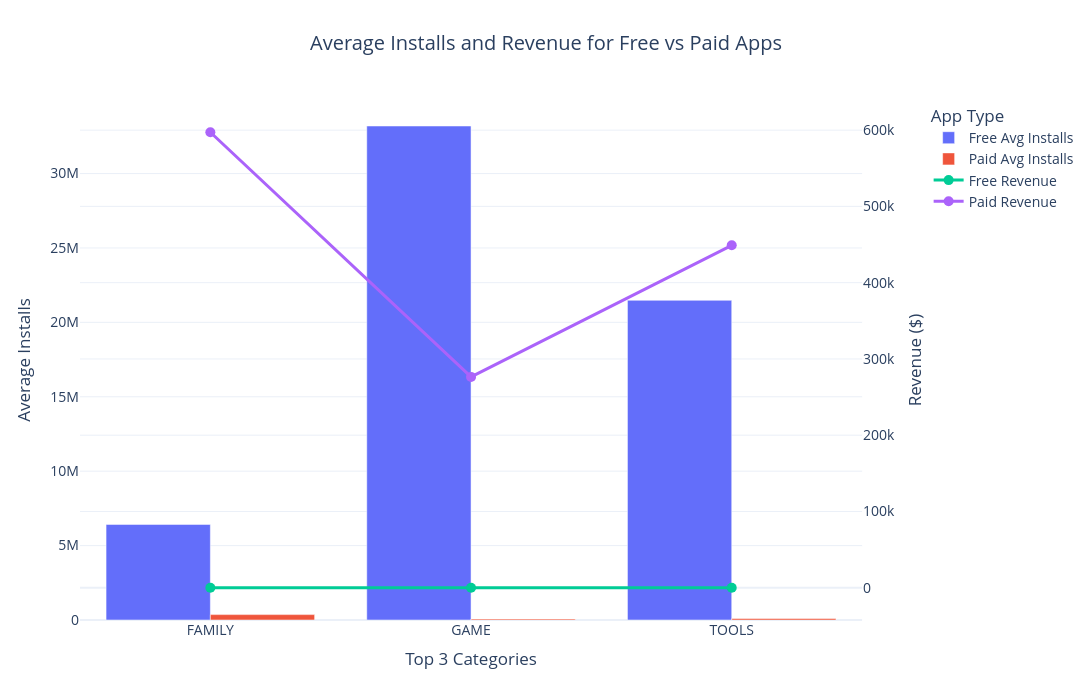

Write notebook code for a chart like this one.
### Code cell
fig.update_yaxes(
    title_text="Average Installs",
    secondary_y=False
)

fig.update_yaxes(
    title_text="Revenue ($)",
    secondary_y=True
)

### Figure 1 — Plotly figure (JSON) as saved in the notebook; plotly's stock layout.template omitted (floating-point values rounded to 4 significant figures)
{"data": [{"name": "Free Avg Installs", "type": "bar", "x": ["FAMILY", "GAME", "TOOLS"], "xaxis": "x", "y": [6424000.0, 33190000.0, 21480000.0], "yaxis": "y"}, {"name": "Paid Avg Installs", "type": "bar", "x": ["FAMILY", "GAME", "TOOLS"], "xaxis": "x", "y": [361700.0, 67140.0, 100000.0], "yaxis": "y"}, {"line": {"width": 3}, "marker": {"size": 10}, "mode": "lines+markers", "name": "Free Revenue", "type": "scatter", "x": ["FAMILY", "GAME", "TOOLS"], "xaxis": "x", "y": [0.0, 0.0, 0.0], "yaxis": "y2"}, {"line": {"width": 3}, "marker": {"size": 10}, "mode": "lines+markers", "name": "Paid Revenue", "type": "scatter", "x": ["FAMILY", "GAME", "TOOLS"], "xaxis": "x", "y": [597200.0, 276500.0, 449000.0], "yaxis": "y2"}], "layout": {"font": {"size": 14}, "height": 700, "hovermode": "x unified", "legend": {"title": {"text": "App Type"}}, "title": {"text": "Average Installs and Revenue for Free vs Paid Apps", "x": 0.5}, "width": 1200, "xaxis": {"anchor": "y", "domain": [0, 0.94], "title": {"text": "Top 3 Categories"}}, "yaxis": {"anchor": "x", "domain": [0, 1], "title": {"text": "Average Installs"}}, "yaxis2": {"anchor": "x", "overlaying": "y", "side": "right", "title": {"text": "Revenue ($)"}}}}
